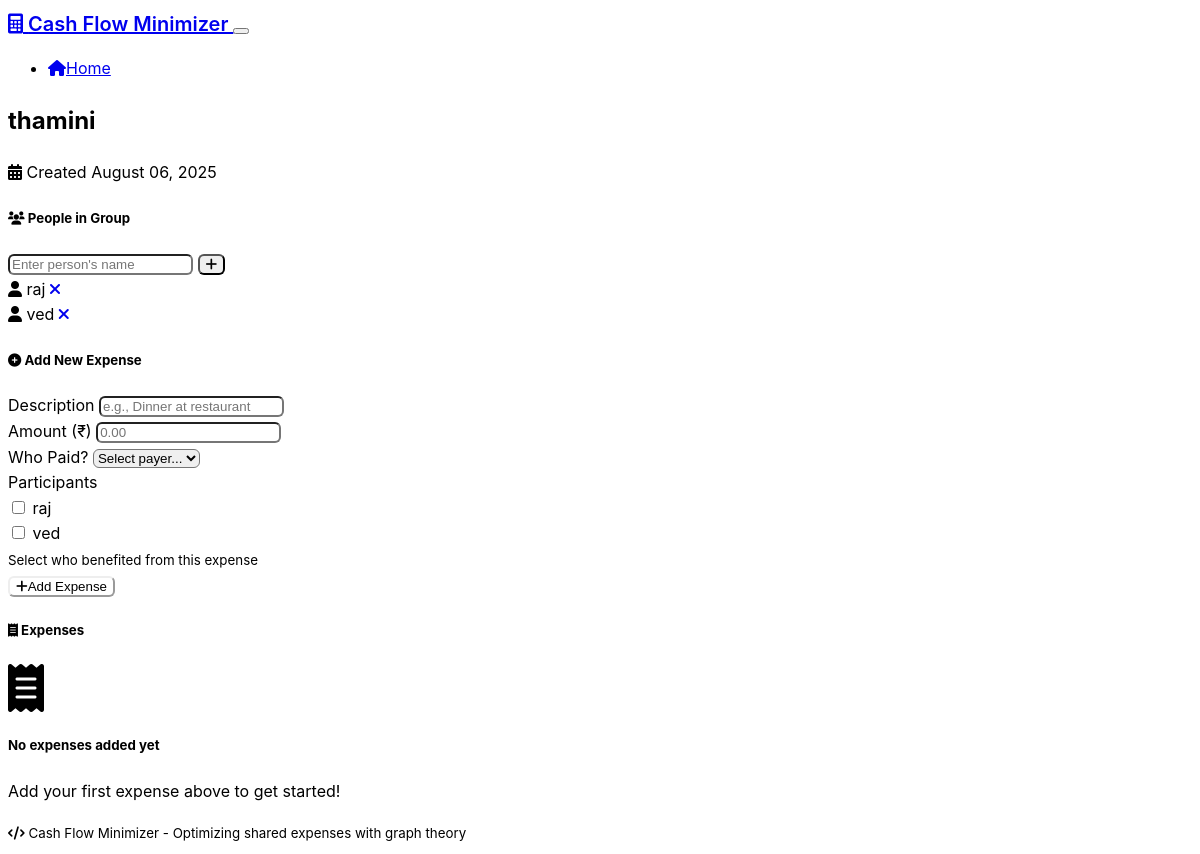
The page /group/1 on the database its author committed.
### models.py (models this page shows)
class ExpenseGroup(db.Model):
    id = db.Column(db.Integer, primary_key=True)
    name = db.Column(db.String(100), nullable=False, default="Expense Group")
    created_at = db.Column(db.DateTime, default=datetime.utcnow)
    expenses = db.relationship('Expense', backref='group', lazy=True, cascade='all, delete-orphan')
    people = db.relationship('Person', backref='group', lazy=True, cascade='all, delete-orphan')

class Person(db.Model):
    id = db.Column(db.Integer, primary_key=True)
    name = db.Column(db.String(80), nullable=False)
    group_id = db.Column(db.Integer, db.ForeignKey('expense_group.id'), nullable=False)
    paid_expenses = db.relationship('Expense', backref='payer', lazy=True)

### routes.py (the view)
@app.route('/group/<int:group_id>')
def view_group(group_id):
    group = ExpenseGroup.query.get_or_404(group_id)
    people = Person.query.filter_by(group_id=group_id).all()
    expenses = Expense.query.filter_by(group_id=group_id).order_by(Expense.created_at.desc()).all()
    return render_template('index.html',
                         group=group,
                         people=people,
                         expenses=expenses,
                         selected_group_id=group_id)

### templates/index.html (shortened to what this page needs)
{% extends "base.html" %}
{% block content %}
<div class="container">
    {% if not group %}
        <div class="row">
            <div class="col-lg-8 mx-auto">
                <div class="text-center mb-5">
                    <h1 class="display-4 mb-3">
                        <i class="fas fa-calculator text-primary me-3"></i>
                        Cash Flow Minimizer
                    </h1>
                    <p class="lead text-muted">
                        Optimize shared expenses using graph theory algorithms.
                        Minimize the number of transactions needed to settle group debts.
                    </p>
                </div>
                <div class="card mb-4">
                    <div class="card-header">
                        <h5 class="mb-0">
                            <i class="fas fa-plus-circle me-2"></i>
                            Create New Expense Group
                        </h5>
                    </div>
                    <div class="card-body">
                        <form method="POST" action="{{ url_for('create_group') }}">
                            <div class="row g-3">
                                <div class="col-md-8">
                                    <input type="text" class="form-control" name="group_name"
                                           placeholder="Enter group name (e.g., 'Trip to Goa', 'Office Lunch')" required>
                                </div>
                                <div class="col-md-4">
                                    <button type="submit" class="btn btn-primary w-100">
                                        <i class="fas fa-plus me-1"></i>Create Group
                                    </button>
                                </div>
                            </div>
                        </form>
                    </div>
                </div>
                {% if groups %}
                    <div class="card">
                        <div class="card-header">
                            <h5 class="mb-0">
                                <i class="fas fa-list me-2"></i>
                                Existing Groups
                            </h5>
                        </div>
                        <div class="card-body">
                            <div class="list-group list-group-flush">
                                {% for existing_group in groups %}
                                    <a href="{{ url_for('view_group', group_id=existing_group.id) }}"
                                       class="list-group-item list-group-item-action d-flex justify-content-between align-items-center">
                                        <div>
                                            <h6 class="mb-1">{{ existing_group.name }}</h6>
                                            <small class="text-muted">
                                                Created {{ existing_group.created_at.strftime('%B %d, %Y') }}
                                            </small>
                                        </div>
                                        <i class="fas fa-chevron-right text-muted"></i>
                                    </a>
                                {% endfor %}
                            </div>
                        </div>
                    </div>
                {% endif %}
            </div>
        </div>
    {% else %}
        <div class="row">
            <div class="col-12">
                <div class="d-flex justify-content-between align-items-center mb-4">
                    <div>
                        <h2>{{ group.name }}</h2>
                        <p class="text-muted mb-0">
                            <i class="fas fa-calendar-alt me-1"></i>
                            Created {{ group.created_at.strftime('%B %d, %Y') }}
                        </p>
                    </div>
                </div>
            </div>
        </div>
        <div class="row">
            <div class="col-lg-4 mb-4">
                <div class="card h-100">
                    <div class="card-header">
                        <h5 class="mb-0">
                            <i class="fas fa-users me-2"></i>
                            People in Group
                        </h5>
                    </div>
                    <div class="card-body">
                        <form method="POST" action="{{ url_for('add_person', group_id=group.id) }}" class="mb-3">
                            <div class="input-group">
                                <input type="text" class="form-control" name="person_name"
                                       placeholder="Enter person's name" required>
                                <button type="submit" class="btn btn-outline-primary">
                                    <i class="fas fa-plus"></i>
                                </button>
                            </div>
                        </form>
                        {% if people %}
                            <div class="list-group list-group-flush">
                                {% for person in people %}
                                    <div class="list-group-item d-flex justify-content-between align-items-center px-0">
                                        <span>
                                            <i class="fas fa-user me-2 text-muted"></i>
                                            {{ person.name }}
                                        </span>
                                        <a href="{{ url_for('delete_person', person_id=person.id) }}"
                                           class="btn btn-sm btn-outline-danger"
                                           onclick="return confirm('Are you sure you want to remove {{ person.name }}?')">
                                            <i class="fas fa-times"></i>
                                        </a>
                                    </div>
                                {% endfor %}
                            </div>
                        {% else %}
                            <div class="text-center text-muted py-3">
                                <i class="fas fa-user-plus fa-2x mb-2"></i>
                                <p class="mb-0">No people added yet</p>
                                <small>Add people to start tracking expenses</small>
                            </div>
                        {% endif %}
                    </div>
                </div>
            </div>
            <div class="col-lg-8">
                {% if people %}
                    <div class="card mb-4">
                        <div class="card-header">
                            <h5 class="mb-0">
                                <i class="fas fa-plus-circle me-2"></i>
                                Add New Expense
                            </h5>
                        </div>
                        <div class="card-body">
                            <form method="POST" action="{{ url_for('add_expense', group_id=group.id) }}">
                                <div class="row g-3">
                                    <div class="col-md-6">
                                        <label for="description" class="form-label">Description</label>
                                        <input type="text" class="form-control" id="description" name="description"
                                               placeholder="e.g., Dinner at restaurant" required>
                                    </div>
                                    <div class="col-md-6">
                                        <label for="amount" class="form-label">Amount (₹)</label>
                                        <input type="number" class="form-control" id="amount" name="amount"
                                               step="0.01" min="0.01" placeholder="0.00" required>
                                    </div>
                                    <div class="col-md-6">
                                        <label for="payer_id" class="form-label">Who Paid?</label>
                                        <select class="form-select" id="payer_id" name="payer_id" required>
                                            <option value="">Select payer...</option>
                                        </select>
                                    </div>
                                    <div class="col-md-6">
                                        <label class="form-label">Participants</label>
                                        <div class="border rounded p-2" style="max-height: 120px; overflow-y: auto;">
                                            {% for person in people %}
                                                <div class="form-check">
                                                    <input class="form-check-input participant-checkbox" type="checkbox"
                                                           name="participants" value="{{ person.id }}" id="participant_{{ person.id }}">
                                                    <label class="form-check-label" for="participant_{{ person.id }}">
                                                        {{ person.name }}
                                                    </label>
                                                </div>
                                            {% endfor %}
                                        </div>
                                        <small class="form-text text-muted">Select who benefited from this expense</small>
                                    </div>
                                    <div class="col-12">
                                        <button type="submit" class="btn btn-primary">
                                            <i class="fas fa-plus me-1"></i>Add Expense
                                        </button>
                                    </div>
                                </div>
                            </form>
                        </div>
                    </div>
                {% endif %}
                <div class="card">
                    <div class="card-header">
                        <h5 class="mb-0">
                            <i class="fas fa-receipt me-2"></i>
                            Expenses
                        </h5>
                    </div>
                    <div class="card-body">
                        {% if expenses %}
                            <div class="table-responsive">
                                <table class="table table-hover">
                                    <thead>
                                        <tr>
                                            <th>Description</th>
                                            <th>Amount</th>
                                            <th>Paid By</th>
                                            <th>Participants</th>
                                            <th>Per Person</th>
                                            <th>Actions</th>
                                        </tr>
                                    </thead>
                                    <tbody>
                                        {% for expense in expenses %}
                                            <tr>
                                                <td>{{ expense.description }}</td>
                                                <td>₹{{ "%.2f"|format(expense.amount) }}</td>
                                                <td>
                                                    <span class="badge bg-primary">{{ expense.payer.name }}</span>
                                                </td>
                                                <td>
                                                    {% for participant_id in expense.participants %}
                                                        {% for person in people %}
                                                            {% if person.id == participant_id %}
                                                                <span class="badge bg-secondary me-1">{{ person.name }}</span>
                                                            {% endif %}
                                                        {% endfor %}
                                                    {% endfor %}
                                                </td>
                                                <td>₹{{ "%.2f"|format(expense.amount_per_person) }}</td>
                                                <td>
                                                    <a href="{{ url_for('delete_expense', expense_id=expense.id) }}"
                                                       class="btn btn-sm btn-outline-danger"
                                                       onclick="return confirm('Are you sure you want to delete this expense?')">
                                                        <i class="fas fa-trash"></i>
                                                    </a>
                                                </td>
                                            </tr>
                                        {% endfor %}
                                    </tbody>
                                </table>
                            </div>
                        {% else %}
                            <div class="text-center text-muted py-4">
                                <i class="fas fa-receipt fa-3x mb-3"></i>
                                <h5>No expenses added yet</h5>
                                {% if people %}
                                    <p class="mb-0">Add your first expense above to get started!</p>
                                {% else %}
                                    <p class="mb-0">Add some people first, then start tracking expenses</p>
                                {% endif %}
                            </div>
                        {% endif %}
                    </div>
                </div>
            </div>
        </div>
    {% endif %}
</div>
{% endblock %}

### static/style.css (style rules this page uses)
:root { --primary-color: var(--bs-primary); --success-color: var(--bs-success); --danger-color: var(--bs-danger); --warning-color: var(--bs-warning); --info-color: var(--bs-info); }
body { font-family: -apple-system, BlinkMacSystemFont, 'Segoe UI', Roboto, 'Helvetica Neue', Arial, sans-serif; line-height: 1.6; }
.card { transition: transform 0.2s ease-in-out, box-shadow 0.2s ease-in-out; }
.btn { border-radius: 0.375rem; font-weight: 500; transition: all 0.15s ease-in-out; }
.btn-primary { background-color: var(--bs-primary); border-color: var(--bs-primary); }
.form-control, .form-select { border-radius: 0.375rem; transition: border-color 0.15s ease-in-out, box-shadow 0.15s ease-in-out; }

### rows shown on the page
ExpenseGroup: name "thamini", created_at "August 06, 2025"
Person: name "raj"
Person: name "ved"
